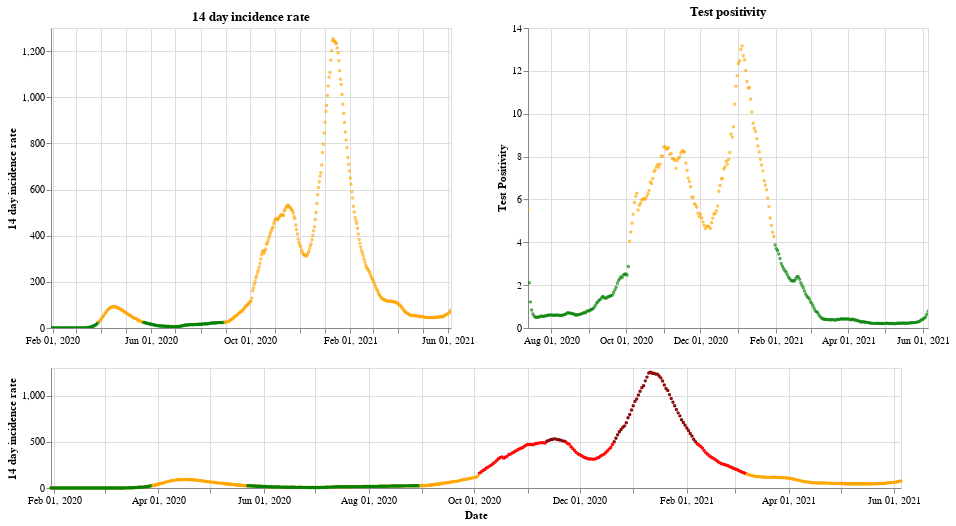

The notebook cell this image was saved under:
### Markdown cell above
## England

### Code cell
plot_traffic_light('England')

### Figure 1 — Vega-Lite specification as saved in the notebook (floating-point values rounded to 4 significant figures; data arrays with more than 128 entries replaced by an {"elided": "..."} marker saying what was removed)
{"config": {"view": {"continuousWidth": 400, "continuousHeight": 300}}, "vconcat": [{"hconcat": [{"mark": {"type": "point", "size": 2}, "encoding": {"color": {"condition": {"value": "green", "test": "(datum.twoWeeklyCasesRate <= 25)"}, "value": "orange"}, "tooltip": [{"type": "nominal", "field": "areaName"}, {"type": "temporal", "field": "date"}, {"type": "quantitative", "field": "twoWeeklyCasesRate"}, {"type": "quantitative", "field": "testPositivity"}], "x": {"type": "temporal", "axis": {"title": ""}, "field": "date", "scale": {"domain": {"selection": "DateBrush"}}, "timeUnit": "yearmonthdate"}, "y": {"type": "quantitative", "axis": {"title": "14 day incidence rate"}, "field": "twoWeeklyCasesRate"}}, "title": "14 day incidence rate", "width": 400}, {"mark": {"type": "point", "size": 2}, "encoding": {"color": {"condition": {"value": "green", "test": "(datum.testPositivity <= 4)"}, "value": "orange"}, "tooltip": [{"type": "nominal", "field": "areaName"}, {"type": "temporal", "field": "date"}, {"type": "quantitative", "field": "twoWeeklyCasesRate"}, {"type": "quantitative", "field": "testPositivity"}], "x": {"type": "temporal", "axis": {"title": ""}, "field": "date", "scale": {"domain": {"selection": "DateBrush"}}, "timeUnit": "yearmonthdate"}, "y": {"type": "quantitative", "axis": {"title": "Test Positivity"}, "field": "testPositivity"}}, "title": "Test positivity", "width": 400}]}, {"layer": [{"mark": {"type": "point", "size": 2}, "encoding": {"color": {"condition": {"value": "orange", "test": "((50 && datum.twoWeeklyCasesRate) < 150)"}, "value": "red"}, "opacity": {"condition": {"value": 1, "test": "((50 && datum.twoWeeklyCasesRate) < 500)"}, "value": 0}, "tooltip": [{"type": "nominal", "field": "areaName"}, {"type": "temporal", "field": "date"}, {"type": "quantitative", "field": "twoWeeklyCasesRate"}, {"type": "quantitative", "field": "testPositivity"}], "x": {"type": "temporal", "axis": {"title": "Date"}, "field": "date", "timeUnit": "yearmonthdate"}, "y": {"type": "quantitative", "axis": {"title": "14 day incidence rate"}, "field": "twoWeeklyCasesRate"}}, "selection": {"DateBrush": {"type": "interval", "encodings": ["x"], "fields": ["Time"]}}, "width": 850}, {"mark": {"type": "point", "size": 2}, "encoding": {"color": {"value": "darkred"}, "opacity": {"condition": {"value": 1, "test": "(datum.twoWeeklyCasesRate >= 500)"}, "value": 0}, "tooltip": [{"type": "nominal", "field": "areaName"}, {"type": "temporal", "field": "date"}, {"type": "quantitative", "field": "twoWeeklyCasesRate"}, {"type": "quantitative", "field": "testPositivity"}], "x": {"type": "temporal", "axis": {"title": "Date"}, "field": "date", "timeUnit": "yearmonthdate"}, "y": {"type": "quantitative", "axis": {"title": "14 day incidence rate"}, "field": "twoWeeklyCasesRate"}}, "width": 400}, {"mark": {"type": "point", "size": 2}, "encoding": {"color": {"condition": {"value": "green", "test": "((4 && datum.twoWeeklyCasesRate) < 25)"}, "value": "orange"}, "opacity": {"condition": {"value": 1, "test": "(datum.twoWeeklyCasesRate < 50)"}, "value": 0}, "tooltip": [{"type": "nominal", "field": "areaName"}, {"type": "temporal", "field": "date"}, {"type": "quantitative", "field": "twoWeeklyCasesRate"}, {"type": "quantitative", "field": "testPositivity"}], "x": {"type": "temporal", "axis": {"title": "Date"}, "field": "date", "timeUnit": "yearmonthdate"}, "y": {"type": "quantitative", "axis": {"title": "14 day incidence rate"}, "field": "twoWeeklyCasesRate"}}, "width": 400}], "height": 120, "width": 800}], "data": {"name": "data-57cd40daddc21578a7660fc1ff348d57"}, "$schema": "https://vega.github.io/schema/vega-lite/v4.8.1.json", "datasets": {"data-57cd40daddc21578a7660fc1ff348d57": {"elided": "493 records"}}}
